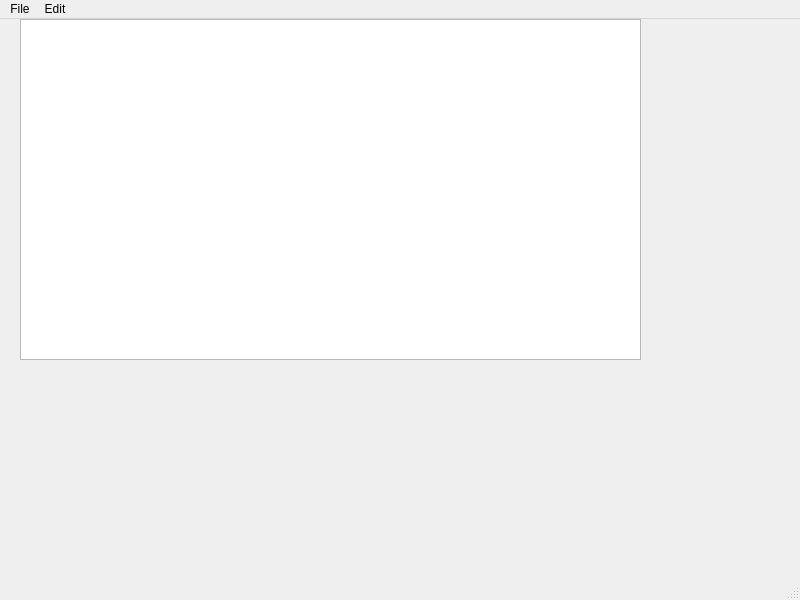
<?xml version="1.0" encoding="UTF-8"?>
<ui version="4.0">
 <class>MainWindow</class>
 <widget class="QMainWindow" name="MainWindow">
  <property name="geometry">
   <rect>
    <x>0</x>
    <y>0</y>
    <width>800</width>
    <height>600</height>
   </rect>
  </property>
  <property name="windowTitle">
   <string>MainWindow</string>
  </property>
  <widget class="QWidget" name="centralwidget">
   <widget class="QWidget" name="verticalLayoutWidget">
    <property name="geometry">
     <rect>
      <x>20</x>
      <y>0</y>
      <width>621</width>
      <height>341</height>
     </rect>
    </property>
    <layout class="QVBoxLayout" name="verticalLayout">
     <item>
      <widget class="QTextEdit" name="textEdit"/>
     </item>
    </layout>
   </widget>
  </widget>
  <widget class="QMenuBar" name="menubar">
   <property name="geometry">
    <rect>
     <x>0</x>
     <y>0</y>
     <width>800</width>
     <height>24</height>
    </rect>
   </property>
   <widget class="QMenu" name="menuFile">
    <property name="title">
     <string>File</string>
    </property>
    <addaction name="actionNew"/>
    <addaction name="actionOpen"/>
    <addaction name="actionSave"/>
    <addaction name="actionSave_As"/>
    <addaction name="actionPrint"/>
    <addaction name="actionExit"/>
   </widget>
   <widget class="QMenu" name="menuEdit">
    <property name="title">
     <string>Edit</string>
    </property>
    <addaction name="actionCopy"/>
    <addaction name="actionPaste"/>
    <addaction name="actionUndo"/>
    <addaction name="actionRedo"/>
    <addaction name="actionDelete"/>
   </widget>
   <addaction name="menuFile"/>
   <addaction name="menuEdit"/>
  </widget>
  <widget class="QStatusBar" name="statusbar"/>
  <action name="actionNew">
   <property name="icon">
    <iconset resource="Resources.qrc">
     <normaloff>:/images/New.bmp</normaloff>:/images/New.bmp</iconset>
   </property>
   <property name="text">
    <string>New</string>
   </property>
  </action>
  <action name="actionOpen">
   <property name="icon">
    <iconset resource="Resources.qrc">
     <normaloff>:/images/Open.bmp</normaloff>:/images/Open.bmp</iconset>
   </property>
   <property name="text">
    <string>Open</string>
   </property>
  </action>
  <action name="actionSave_As">
   <property name="icon">
    <iconset>
     <normalon>:/images/Save.bmp</normalon>
    </iconset>
   </property>
   <property name="text">
    <string>Save As</string>
   </property>
  </action>
  <action name="actionPrint">
   <property name="text">
    <string>Print</string>
   </property>
  </action>
  <action name="actionExit">
   <property name="text">
    <string>Exit</string>
   </property>
  </action>
  <action name="actionCopy">
   <property name="icon">
    <iconset resource="Resources.qrc">
     <normaloff>:/images/Copy.bmp</normaloff>:/images/Copy.bmp</iconset>
   </property>
   <property name="text">
    <string>Copy</string>
   </property>
  </action>
  <action name="actionPaste">
   <property name="icon">
    <iconset resource="Resources.qrc">
     <normaloff>:/images/Paste.bmp</normaloff>:/images/Paste.bmp</iconset>
   </property>
   <property name="text">
    <string>Paste</string>
   </property>
  </action>
  <action name="actionUndo">
   <property name="text">
    <string>Undo</string>
   </property>
  </action>
  <action name="actionRedo">
   <property name="text">
    <string>Redo</string>
   </property>
  </action>
  <action name="actionDelete">
   <property name="icon">
    <iconset>
     <normalon>:/images/DeleteSticky.bmp</normalon>
    </iconset>
   </property>
   <property name="text">
    <string>Delete</string>
   </property>
  </action>
  <action name="actionSave">
   <property name="icon">
    <iconset resource="Resources.qrc">
     <normaloff>:/images/Save.bmp</normaloff>:/images/Save.bmp</iconset>
   </property>
   <property name="text">
    <string>Save</string>
   </property>
  </action>
 </widget>
 <resources>
  <include location="Resources.qrc"/>
 </resources>
 <connections/>
</ui>
